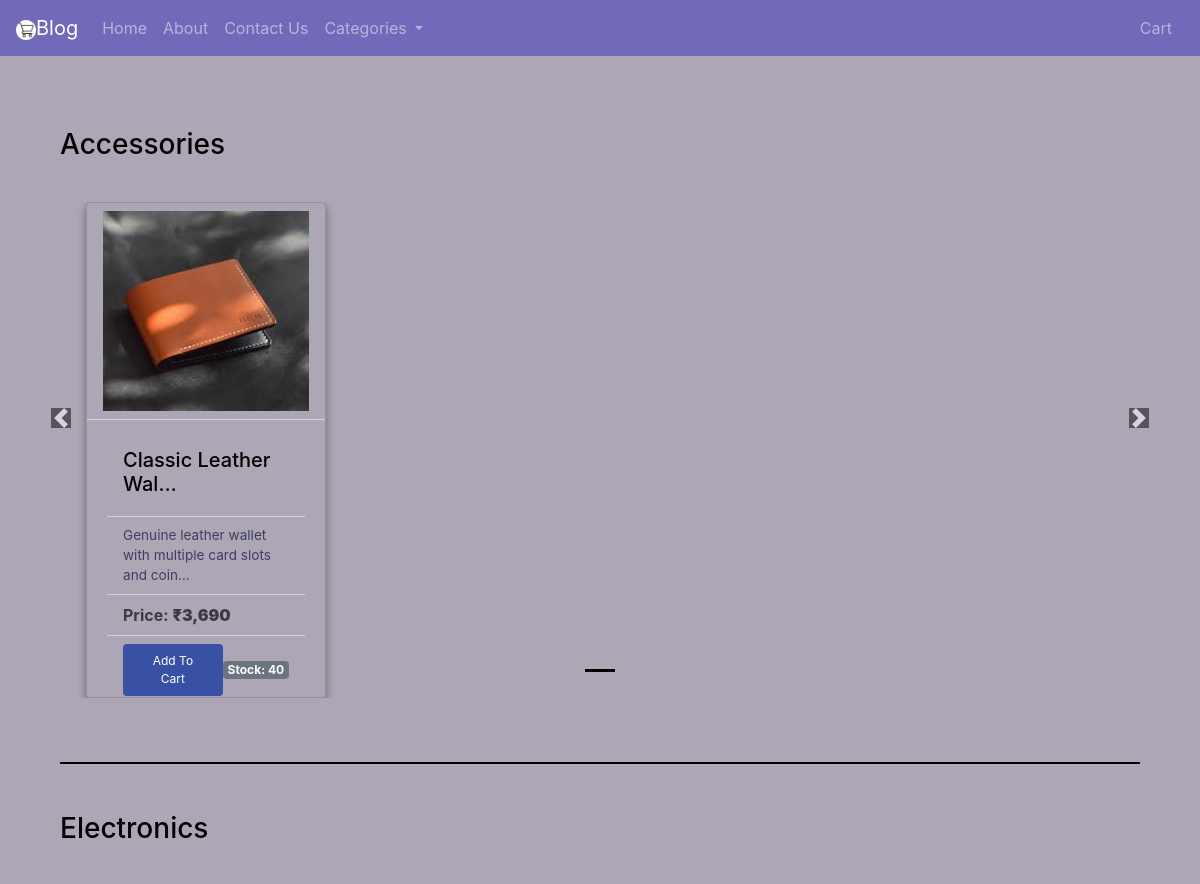
The app's page / (upper part), older data.
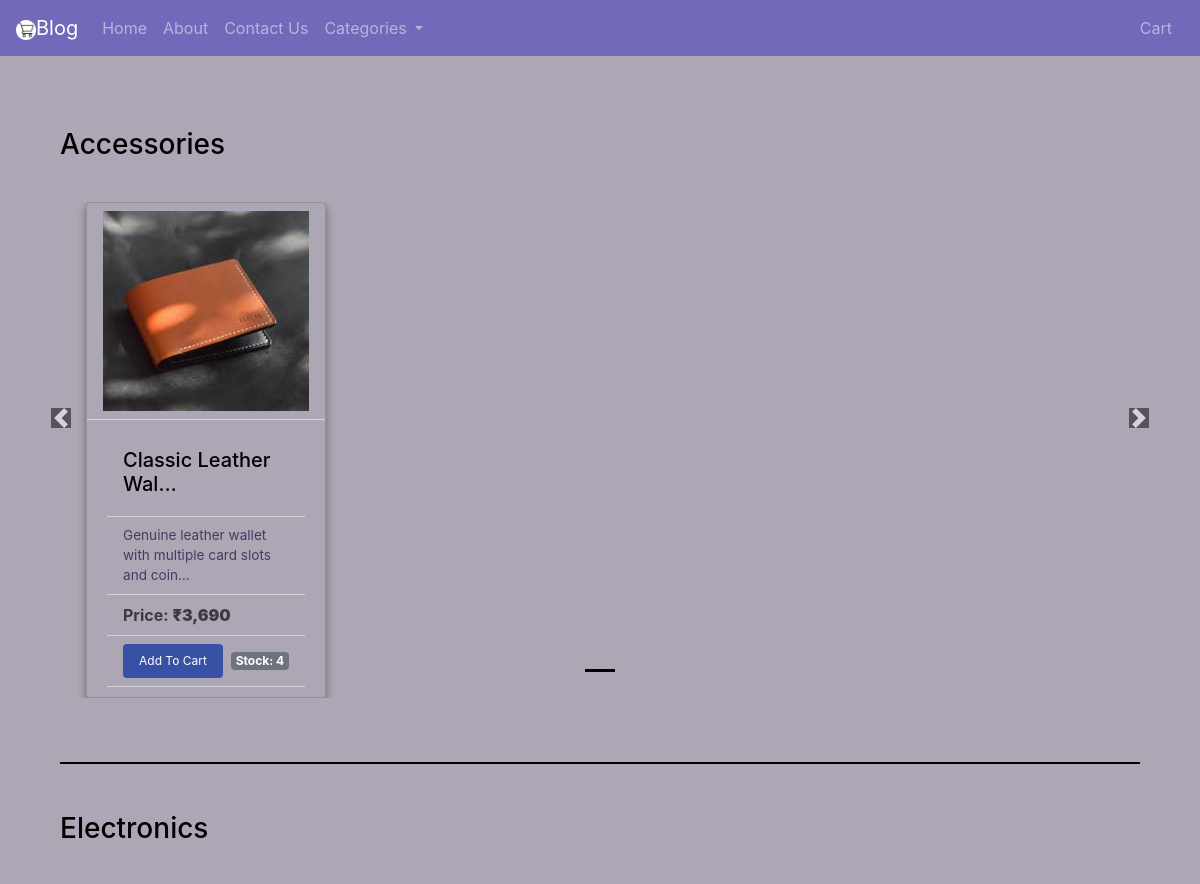
The same page, newer data.
### blog/models.py (models this page shows, shortened)
class Product(models.Model):
    product_name = models.CharField(max_length=100, default='')
    category = models.CharField(max_length=20, choices = category_choices,default='Other')
    sub_category = models.CharField(max_length=50, default='')
    price = models.IntegerField(validators=[MinValueValidator(0)])
    number_of_stock = models.IntegerField(validators=[MinValueValidator(0)])
    description = models.CharField(max_length=400, default='')
    published_date = models.DateField(default=datetime.date.today)
    image = models.FileField(upload_to='blog/images/', default='', help_text='Recommended image size: 230×200 pixels')

### blog/views.py (the view)
# urls.py: path('', views.function, name='bloghome'),
def function(request):
    cart_quantities = get_cart_quantities(request)
    params = index(cart_quantities)
    context = {**params, 'cart_quantities': cart_quantities}
    return render(request, 'blog/home.html', context)

### blog/templatetags/cart_extras.py (called while the page is built)
@register.filter
def get_item(dictionary, key):
    return dictionary.get(key, 0)

### blog/views.py (called while the page is built)
def index(cart_quantities):
    allProds = []
    catprods = Product.objects.values('category', 'id')
    cats = {item['category'] for item in catprods}
    sorted_cats = sorted(cats)
    for cat in sorted_cats:
        prod = Product.objects.filter(category=cat).order_by('product_name')
        for product in prod:
            product.adjusted_stock = max(product.number_of_stock - cart_quantities.get(product.id, 0), 0)
        n = len(prod)
        nSlides = n // 4 + ceil((n / 4) - (n // 4))
        allProds.append([prod, range(1, nSlides), nSlides])
    return {'allProds': allProds}

def get_cart_quantities(request):
    if request.user.is_authenticated:
        cart_items = CartItem.objects.filter(user=request.user)
        return {item.product.id: item.quantity for item in cart_items}
    else:
        cart = request.session.get('view_cart', {})
        return {int(k): int(v) for k, v in cart.items()}

### templates/blog/home.html (shortened to what the changed rows need)
<!doctype html>
<html lang="en">
  <head>
    {% load static %}
    {% load humanize %}
    {% load cart_extras %}
    <link rel="stylesheet" href="https://cdn.jsdelivr.net/npm/bootstrap@4.6.2/dist/css/bootstrap.min.css">
  </head>
  <body style="background-color:rgb(173, 166, 180)">
    <br><br>
</head>
<body>
<div class="container">
  <div id="demo" class="carousel slide my-3" data-ride="carousel">
<div class="container">
  {% for product, range, nSlides in allProds %}
  <h3 class="my-4"><a href="/category/{{product.0.category}}">{{product.0.category}}</a></h3>
  <div class="row">
<div id="demo{{forloop.counter}}" class="col carousel slide my-3" data-ride="carousel">
  <ul class="carousel-indicators">
    <li data-target="#demo{{forloop.counter}}" data-slide-to="0" class="active"></li>
  </ul>
  <div class="container carousel-inner no-padding">
    <div class="carousel-item active">
      {% for i in product %}
      <div class="col-xs-3 col-sm-3 col-md-3">
        <div class="card" style="height: 31rem; width: 15rem; background-color: rgb(173, 166, 180);">
          {% if not i.adjusted_stock %}
          <a href="/product/{{i.id}}">
          <div class="partition product-image">
              <img src='/media/{{i.image}}' class="d-block w-100" style="display: block; margin: 0 auto; vertical-align: middle; filter: brightness(30%)">
          </div>
          <div class="card-body">
          <div class="partition product-name">
            <h5 class="card-title">{{i.product_name|truncatechars:20}}</h5>
          </div>
          <div class="partition product-description">
            <p class="card-text" style="color:rgba(6, 6, 56, 0.65)">{{i.description|truncatechars:57}}</p>
          </div>
          </a>
          <div class="partition product-price">
          <p class="card-text" style="color:rgba(0, 0, 0, 0.65)">Price: <b>₹{{i.price|intcomma}}</b></p>
          </div>
          <div class="partiton add-to-cart" id="hello">
                {% with cart_quantity=cart_quantities|get_item:i.id %}
                  {% if cart_quantity > 0 %}
                    {% if cart_quantity == 1 %}
                    <form action="{% url 'cart:remove_from_cart' i.id %}" method="post" style="display:inline;">
                      {% csrf_token %}
                      <button type="submit" id="trash">
                        <svg xmlns="http://www.w3.org/2000/svg" width="16" height="16" fill="currentColor" class="bi bi-trash" viewBox="0 0 16 16">
                          <path d="M5.5 5.5A.5.5 0 0 1 6 6v6a.5.5 0 0 1-1 0V6a.5.5 0 0 1 .5-.5m2.5 0a.5.5 0 0 1 .5.5v6a.5.5 0 0 1-1 0V6a.5.5 0 0 1 .5-.5m3 .5a.5.5 0 0 0-1 0v6a.5.5 0 0 0 1 0z"/>
                          <path d="M14.5 3a1 1 0 0 1-1 1H13v9a2 2 0 0 1-2 2H5a2 2 0 0 1-2-2V4h-.5a1 1 0 0 1-1-1V2a1 1 0 0 1 1-1H6a1 1 0 0 1 1-1h2a1 1 0 0 1 1 1h3.5a1 1 0 0 1 1 1zM4.118 4 4 4.059V13a1 1 0 0 0 1 1h6a1 1 0 0 0 1-1V4.059L11.882 4zM2.5 3h11V2h-11z"/>
                        </svg>
                      </button>
                      <span>{{ cart_quantity }}</span>
                      <span class="badge badge-secondary">Sold Out</span>
                    </form>
                    {% else %}
                    <form action="{% url 'cart:remove_from_cart' i.id %}" method="post" style="display:inline;">
                      {% csrf_token %}
                      <button type="submit" id="minus">−</button>
                      <span>{{ cart_quantity }}</span>
                      <span class="badge badge-secondary">Sold Out</span>
                    </form>
                    {% endif %}
                    {% endif %}
                    {% if cart_quantity == 0 %}
                    <span class="badge badge-secondary">Sold Out</span>
                    {% endif %}
                  {% endwith %}
          </div>
          {% else %}
          <a href="/product/{{i.id}}">
          <div class="partition product-image">
          <img src='/media/{{i.image}}' class="d-block w-100" style="display: block; margin: 0 auto; vertical-align: middle">
          </div>
          <div class="card-body">
          <div class="partition product-name">
            <h5 class="card-title">{{i.product_name|truncatechars:20}}</h5>
          </div>
          <div class="partition product-description">
            <p class="card-text" style="color:rgba(6, 6, 56, 0.65)">{{i.description|truncatechars:57}}</p>
          </div>
          </a>
          <div class="partition product-price">
          <p class="card-text" style="color:rgba(0, 0, 0, 0.65)">Price: <b>₹{{i.price|intcomma}}</b></p>
          </div>
          <div class="partition add-to-cart">
            {% with cart_quantity=cart_quantities|get_item:i.id %}
              {% if cart_quantity > 0 %}
                {% if cart_quantity == 1 %}
                <form action="{% url 'cart:remove_from_cart' i.id %}" method="post" style="display:inline;">
                  {% csrf_token %}
                  <button type="submit" id="trash">
                    <svg xmlns="http://www.w3.org/2000/svg" width="16" height="16" fill="currentColor" class="bi bi-trash" viewBox="0 0 16 16">
                      <path d="M5.5 5.5A.5.5 0 0 1 6 6v6a.5.5 0 0 1-1 0V6a.5.5 0 0 1 .5-.5m2.5 0a.5.5 0 0 1 .5.5v6a.5.5 0 0 1-1 0V6a.5.5 0 0 1 .5-.5m3 .5a.5.5 0 0 0-1 0v6a.5.5 0 0 0 1 0z"/>
                      <path d="M14.5 3a1 1 0 0 1-1 1H13v9a2 2 0 0 1-2 2H5a2 2 0 0 1-2-2V4h-.5a1 1 0 0 1-1-1V2a1 1 0 0 1 1-1H6a1 1 0 0 1 1-1h2a1 1 0 0 1 1 1h3.5a1 1 0 0 1 1 1zM4.118 4 4 4.059V13a1 1 0 0 0 1 1h6a1 1 0 0 0 1-1V4.059L11.882 4zM2.5 3h11V2h-11z"/>
                    </svg>
                  </button>
                </form>
                {% else %}
                <form action="{% url 'cart:remove_from_cart' i.id %}" method="post" style="display:inline;">
                  {% csrf_token %}
                  <button type="submit" id="minus">−</button>
                </form>
                {% endif %}
                <span>{{ cart_quantity }}</span>
                  {% if cart_quantity < 6 %}
                  <form action="{% url 'cart:add_to_cart' i.id %}" method="post" style="display:inline;">
                    {% csrf_token %}
                    <button type="submit" id="plus">+</button>
                  </form>
                  {% else %}(max)
                  {% endif %}
              {% else %}
                <form action="{% url 'cart:add_to_cart' i.id %}" method="post">
                  <button type="submit" id="atc">Add To Cart</button>
                </form>
              {% endif %}
            {% endwith %}
            <span class="badge badge-secondary">Stock: {{ i.adjusted_stock }}</span>         </div>
          {% endif %}
          </div>
        </div>
      </div>
      {% if forloop.counter|divisibleby:4 and forloop.counter > 0 and not forloop.last %}
    </div><div class="carousel-item">
      {% endif %}
      {% endfor %}
  </div>
</div>
</div>
  <a class="carousel-control-prev" href="#demo{{forloop.counter}}" data-slide="prev">
      <span class="carousel-control-prev-icon"></span>
  </a>
  <a class="carousel-control-next" href="#demo{{forloop.counter}}" data-slide="next">
      <span class="carousel-control-next-icon"></span>
  </a>
      </div>
    <hr class="my-5" style="border:1px solid black">
  {% endfor %}
  </body>
</html>

Row changes from the older to the newer data that the page shows:
changed Product "Accessories": adjusted_stock "40" → "4"
